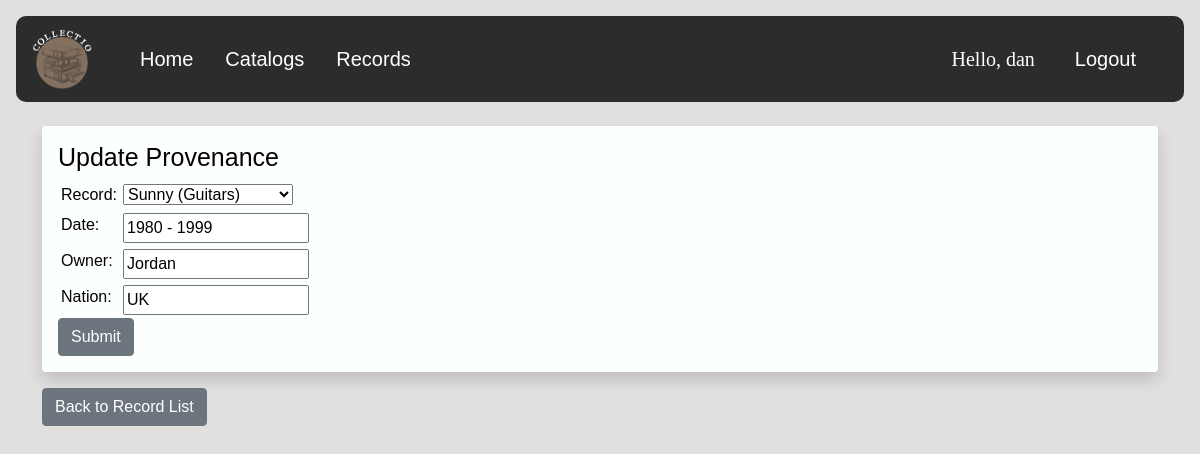
/update_provenance/11/ (signed in), run on the app's committed database.
### catalog/models.py (models this page shows, shortened)
class Provenance(models.Model):
    record = models.ForeignKey(Record, on_delete=models.CASCADE)
    created_by = models.ForeignKey(User, on_delete=models.CASCADE)
    date = models.CharField(max_length=100, help_text='Please use the following format: <em>YYYY - YYYY<\em>',
                            blank=True, default='Unknown')
    owner = models.CharField(max_length=100, help_text='Enter Owner', blank=True)
    nation = models.CharField(max_length=100, help_text='Enter Nation', blank=True)
    class Meta:
        pass

### catalog/views.py (the view)
# urls.py: path('update_provenance/<str:ur>/', views.updateProvenance, name='provenance-update'),
@login_required(login_url='/login')
def updateProvenance(request, ur):
    provenance = Provenance.objects.get(id=ur)
    form = CreateProvenanceForm(instance=provenance)
    form.fields["record"].queryset = Record.objects.filter(created_by=request.user)
    if request.method == 'POST':
        form = CreateProvenanceForm(request.POST, instance=provenance)
        if form.is_valid():
            form.save()
            return redirect('/search')
    context = {
        'form': form,
        'provenance': provenance,
    }
    return render(request, 'catalog/update_provenance.html', context)

### catalog/forms.py
class CreateProvenanceForm(ModelForm):
    class Meta:
        model = Provenance
        fields = ['record', 'date', 'owner', 'nation']

### catalog/models.py (called while the page is built)
    def __str__(self):
        return f'{self.name}'

    def __str__(self):
        return f'{self.name} ({self.my_catalog})'

### catalog/templates/catalog/update_provenance.html (shortened to what this page needs)
{% extends "catalog/base.html" %}
{% block content %}
    <div class="shadow p-3 mb-3 bg-dark rounded">
        <h1 style="color: #060007; font-size: 25px;" >Update Provenance</h1>
        <form class="form" method="POST" action="">
            <table>
                <tr>
                    <td style="vertical-align:top"><label for="created_by">Record:</label></td>
                    <td> {{ form.record }} </td>
                </tr>
                <tr>
                    <td style="vertical-align:top"><label for="created_by">Date:</label></td>
                    <td> {{ form.date }} </td>
                </tr>
                <tr>
                    <td style="vertical-align:top"><label for="created_by">Owner:</label></td>
                    <td> {{ form.owner }} </td>
                </tr>
                <tr>
                    <td style="vertical-align:top"><label for="created_by">Nation:</label></td>
                    <td> {{ form.nation }} </td>
                </tr>
            </table>
            <input class="btn btn-secondary" type="submit" name="Submit">
        </form>
    </div>
    <div>
        <a class="btn btn-secondary" href="/search">Back to Record List</a>
    </div>
{% endblock content %}

### catalog/templates/catalog/navbar.html (shortened to what this page needs)
{% extends "catalog/base.html" %}
{% block navbar %}
    <head>
    </head>
    <nav class="navbar navbar-expand-lg px-3" style="background-color:#2c2c2c;border-radius: 10px;">
        <a href="/about" class="navbar-brand">
            {% load static %}
            <img src="{% static '/images/logo.png' %}" width="60" alt="" class="d-inline-block align-middle mr-2">
        </a>
        <div class="collapse navbar-collapse" id="navbarNav">
            <ul class="nav navbar-nav me-auto px-3">
                <li class="nav-item">
                    <a class="nav-link active px-3" style="font-size: 20px" aria-current="page" href="/home">Home</a>
                </li>
                {% if request.user.is_authenticated %}
                    <li class="nav-item">
                        <a class="nav-link active px-3" style="font-size: 20px" href="/catalog">Catalogs</a>
                    </li>
                    <li class="nav-item">
                        <a class="nav-link active px-3" style="font-size: 20px" href="/search">Records</a>
                    </li>
                {% endif %}
            </ul>
            {% if request.user.is_authenticated %}
                <ul class="nav navbar-nav navbar-right px-0">
                    <span class="ref px-2 py-2" id="hello_msg">Hello, {{ request.user }}  </span>
                </ul>
                <ul class="nav navbar-nav navbar-right px-3">
                    <a class="nav-link active px-3" style="font-size: 20px" href="/logout"> Logout</a>
                </ul>
            {% endif %}
        </div>
    </nav>
{% endblock navbar %}

### catalog/templates/catalog/base.html (style rules this page uses)
body, html { margin: 0; padding: 0; height: 100%; background: #e2dfdf !important; font-family: 'Helvetica', sans-serif; color: #FBFFFE; }

### catalog/templates/catalog/navbar.html (style rules this page uses)
.nav-link { font-size: 18px; color: #ffffff !important; padding-right: 2px; }
.ref { color: #FBFFFE; font-size: 20px; font-family: "Comic Sans MS"; }

### catalog/templates/catalog/update_provenance.html (style rules this page uses)
.shadow { background-color: #FBFFFE !important; color: #060007; margin: 0.5rem 0 1rem; }
td { padding: 3px; }
.form { color: #060007; }

### data on the page
Provenance: record "Sunny (Guitars)", date "1980 - 1999", owner "Jordan", nation "UK"

### other printed values
{{ request.user }} "dan"
